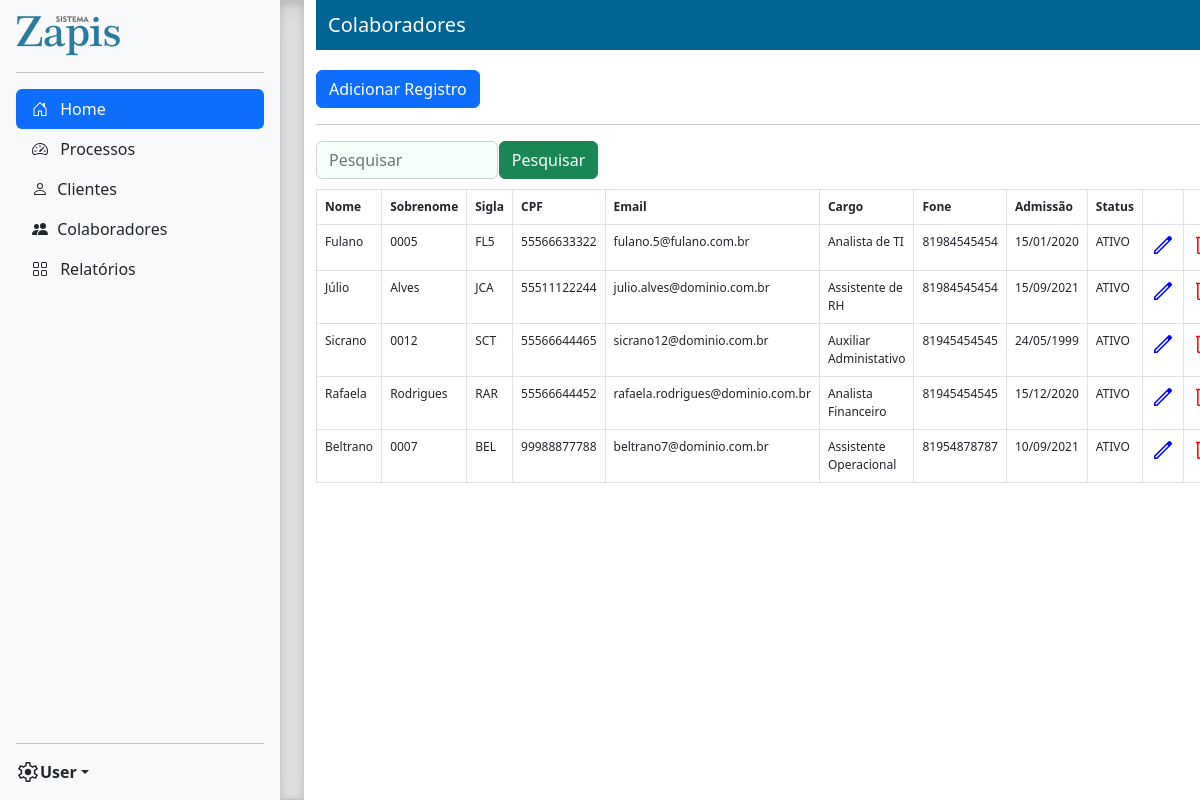
/colaborador/ (signed in), run on the app's committed database.
### app/models.py (models this page shows, shortened)
class Colaborador(models.Model):
    STATUS = (
        ('ATIVO', 'ATIVO'),
        ('INATIVO', 'INATIVO')
    )
    nome_completo = models.CharField(max_length=200)
    nome = models.CharField(max_length=30)
    sobrenome = models.CharField(max_length=30)
    sigla = models.CharField(max_length=3)
    cpf = models.CharField(max_length=14)
    data_nascimento = models.DateField()
    email_institucional = models.EmailField()
    email_pessoal = models.EmailField()
    telefone = models.CharField(max_length=20)
    cargo = models.CharField(max_length=20)
    data_admissao = models.DateField()
    data_rescisao = models.DateField(null=True, blank=True)
    contatos_emergencia = models.TextField(null=True, blank=True)
    status = models.CharField(max_length=10, choices=STATUS, default='ATIVO')
    class Meta:
        verbose_name_plural = "Colaborador"

### app/views.py (the view)
# urls.py: path('colaborador/', views.carregar_colaborador, name='colaborador'),
@login_required
def carregar_colaborador(request):
    objColaborador = Colaborador.objects.all()
    context = {
        'objColaborador': objColaborador
    }
    return render(request, 'colaborador.html', context)

### app/templates/colaborador.html (shortened to what this page needs)
{% extends 'base.html' %}
{% block head %}
    <link href="https://cdnjs.cloudflare.com/ajax/libs/twitter-bootstrap/5.2.0/css/bootstrap.min.css" rel="stylesheet">
    <link href="https://cdn.datatables.net/1.13.4/css/dataTables.bootstrap5.min.css" rel="stylesheet">
{% endblock %}
{% block subhead %}Colaboradores{% endblock %}
{% block content %}
    <div id="my_content">
        <button type="button" class="btn btn-primary" data-bs-toggle="modal" data-bs-target="#staticBackdrop">
          Adicionar Registro
        </button>
        <hr>
        <form id="elementosQuery" method="GET" action="{% url 'query_colaborador' %}">
            <input class="form-control" placeholder="Pesquisar" id="query" name="query">
            <button type="submit" class="btn btn-success" id="queryButton">Pesquisar</button>
        </form>
        <table id="" class="table table-bordered">
          <thead>
            <tr>
                <th>Nome</th>
                <th>Sobrenome</th>
                <th>Sigla</th>
                <th>CPF</th>
                <th>Email</th>
                <th>Cargo</th>
                <th>Fone</th>
                <th>Admissão</th>
                <th>Status</th>
                <th></th>
                <th></th>
            </tr>
          </thead>
          <tbody>
            {% for colaborador in objColaborador %}
                <tr>
                    <td>{{ colaborador.nome }}</td>
                    <td>{{ colaborador.sobrenome }}</td>
                    <td>{{ colaborador.sigla }}</td>
                    <td>{{ colaborador.cpf }}</td>
                     <td>{{ colaborador.email_institucional }}</td>
                    <td>{{ colaborador.cargo }}</td>
                    <td>{{ colaborador.telefone }}</td>
                    <td>{{ colaborador.data_admissao|date:'d/m/Y' }}</td>
                    <td>{{ colaborador.status }}</td>
                    <td><a href="#" class="editar-link" data-idcolaborador="{{ colaborador.id }}" data-field1="{{ colaborador.nome_completo }}" data-field2="{{ colaborador.nome }}" data-field3="{{ colaborador.sobrenome }}" data-field4="{{ colaborador.sigla }}" data-field5="{{ colaborador.cpf }}" data-field6="{{ colaborador.data_nascimento }}" data-field7="{{ colaborador.email_institucional }}" data-field8="{{ colaborador.email_pessoal }}" data-field9="{{ colaborador.telefone }}" data-field10="{{ colaborador.cargo }}" data-field11="{{ colaborador.data_admissao }}" data-field12="{{ colaborador.data_rescisao }}" data-field13="{{ colaborador.contatos_emergencia }}" data-field14="{{ colaborador.status }}" style="color:blue;"><span class="material-symbols-outlined">edit</span></a></td>
                    <td><a href="#" class="deletar-link" data-idcolaboradordel="{{ colaborador.id }}" data-field1del="{{ colaborador.nome_completo }}" data-field2del="{{ colaborador.nome }}" data-field3del="{{ colaborador.sobrenome }}" data-field4del="{{ colaborador.sigla }}" data-field5del="{{ colaborador.cpf }}" data-field6del="{{ colaborador.data_nascimento }}" data-field7del="{{ colaborador.email_institucional }}" data-field8del="{{ colaborador.email_pessoal }}" data-field9del="{{ colaborador.telefone }}" data-field10del="{{ colaborador.cargo }}" data-field11del="{{ colaborador.data_admissao }}" data-field12del="{{ colaborador.data_rescisao }}" data-field13del="{{ colaborador.contatos_emergencia }}" data-field14del="{{ colaborador.status }}" style="color:red;"><span class="material-symbols-outlined">delete</span></a></td>
                </tr>
            {% endfor %}
          </tbody>
        </table>
    </div>
{% endblock %}

### static/css/sidebars.css (style rules this page uses)
body { min-height: 100vh; min-height: -webkit-fill-available; }
html { height: -webkit-fill-available; }

### static/css/styleJrs.css (style rules this page uses)
#elementosQuery { display: flex; flex-direction: row; }
#query { width: 20%; }
#queryButton { margin-left: 1px; height: 90%;; }

### app/templates/base.html (style rules this page uses)
.material-symbols-outlined { font-variation-settings: 'FILL' 0, 'wght' 400, 'GRAD' 0, 'opsz' 48 }

### app/templates/colaborador.html (style rules this page uses)
#my_content { margin-top: 20px; font-family: Segoe UI; font-size: 12px; }

### data on the page
Colaborador: nome "Fulano", sobrenome "0005", sigla "FL5", cpf "55566633322", email_institucional "fulano.5@fulano.com.br", cargo "Analista de TI", telefone "81984545454", data_admissao "15/01/2020", status "ATIVO"
Colaborador: nome "Júlio", sobrenome "Alves", sigla "JCA", cpf "55511122244", email_institucional "julio.alves@dominio.com.br", cargo "Assistente de RH", telefone "81984545454", data_admissao "15/09/2021", status "ATIVO"
Colaborador: nome "Sicrano", sobrenome "0012", sigla "SCT", cpf "55566644465", email_institucional "sicrano12@dominio.com.br", cargo "Auxiliar Administativo", telefone "81945454545", data_admissao "24/05/1999", status "ATIVO"
Colaborador: nome "Rafaela", sobrenome "Rodrigues", sigla "RAR", cpf "55566644452", email_institucional "rafaela.rodrigues@dominio.com.br", cargo "Analista Financeiro", telefone "81945454545", data_admissao "15/12/2020", status "ATIVO"
Colaborador: nome "Beltrano", sobrenome "0007", sigla "BEL", cpf "99988877788", email_institucional "beltrano7@dominio.com.br", cargo "Assistente Operacional", telefone "81954878787", data_admissao "10/09/2021", status "ATIVO"
